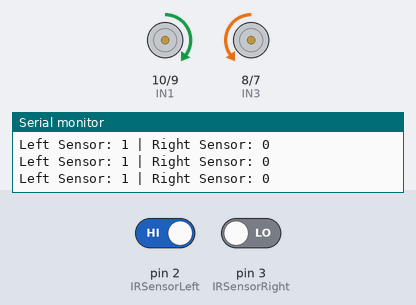
This sketch was run on a simulated Arduino Uno, built with avr-gcc and run on an emulated ATmega328P. Parts: motor-driver pin pairs drawn as motors (green arrow = first pin HIGH = forward, orange = second pin HIGH = backward, longer = more drive, scaled by the enable pin), the last lines printed to the serial monitor. The test bench sets the inputs (shaded band); at power-on: pin 2 (IRSensorLeft) HIGH, pin 3 (IRSensorRight) LOW.

Above: at 1.2 s.
1.3 s: pin 2 (IRSensorLeft) driven LOW
At 1.9 s:
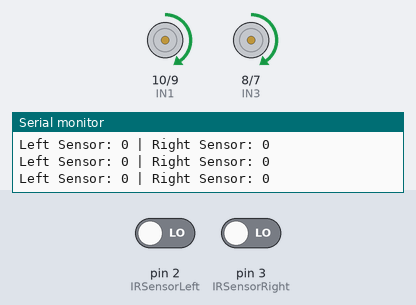
2.8 s: pin 3 (IRSensorRight) driven HIGH
At 3.2 s:
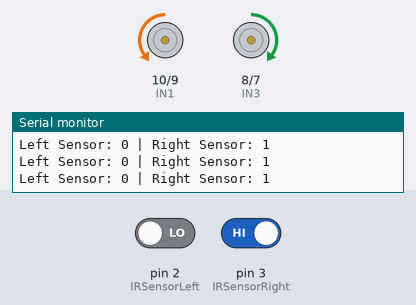
4.3 s: pin 2 (IRSensorLeft) driven HIGH
At 4.6 s:
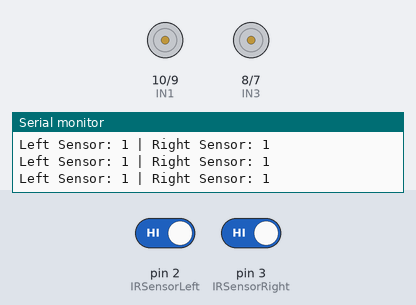
5.8 s: pin 3 (IRSensorRight) driven LOW
At 7.2 s:
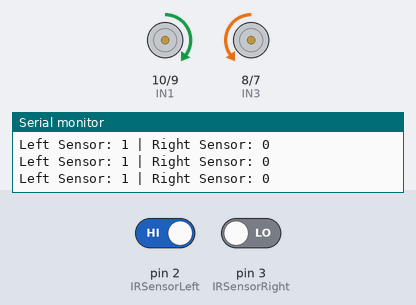
Timing chart, 0 to 8.3 s (numbered marks = the images above; inputs shaded):
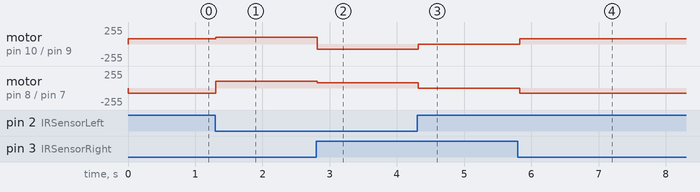

The sketch:

LineFollowerCode.ino
```cpp
// Motor A
const int ENA = 11; // PWM pin for Motor A
const int IN1 = 10;  // IN1 pin for Motor A
const int IN2 = 9;  // IN2 pin for Motor A
#define s 100//base speed
#define t 80//turning speed


// Motor B
const int ENB = 6; // PWM pin for Motor B
const int IN3 = 8;  // IN3 pin for Motor B
const int IN4 = 7;  // IN4 pin for Motor B

// IR Sensors
const int IRSensorLeft = 2;   // Left IR sensor
const int IRSensorRight = 3;  // Right IR sensor

void setup() {
  // Set motor pins as outputs
  pinMode(ENA, OUTPUT);
  pinMode(IN1, OUTPUT);
  pinMode(IN2, OUTPUT);
  pinMode(ENB, OUTPUT);
  pinMode(IN3, OUTPUT);
  pinMode(IN4, OUTPUT);

  // Set sensor pins as inputs
  pinMode(IRSensorLeft, INPUT);
  pinMode(IRSensorRight, INPUT);

  // Initialize serial communication for debugging
  Serial.begin(9600);
}

void loop() {
  bool leftSensor = digitalRead(IRSensorLeft);
  bool rightSensor = digitalRead(IRSensorRight);

  // Print sensor values
  Serial.print("Left Sensor: ");
  Serial.print(leftSensor);
  Serial.print(" | Right Sensor: ");
  Serial.println(rightSensor);

  // Forward movement
  if (leftSensor == LOW && rightSensor == LOW) {
    moveForward();
  }
  // Turn right
  else if (leftSensor == LOW && rightSensor == HIGH) {
    turnRight();
  }
  // Turn left
  else if (leftSensor == HIGH && rightSensor == LOW) {
    turnLeft();
  }
  // Stop
  else {
    stopMotors();
  }

  delay(100); // Add a short delay to make the print readable
}

void moveForward() {
  digitalWrite(IN1, HIGH);
  digitalWrite(IN2, LOW);
  analogWrite(ENA, s); // Adjust speed here

  digitalWrite(IN3, HIGH);
  digitalWrite(IN4, LOW);
  analogWrite(ENB, s); // Adjust speed here
}

void turnRight() {
  digitalWrite(IN1, LOW);
  digitalWrite(IN2, HIGH);
  analogWrite(ENA, t); // Adjust speed here

  digitalWrite(IN3, HIGH);
  digitalWrite(IN4, LOW);
  analogWrite(ENB, t); // Adjust speed here
}

void turnLeft() {
  digitalWrite(IN1, HIGH);
  digitalWrite(IN2, LOW);
  analogWrite(ENA, t); // Adjust speed here

  digitalWrite(IN3, LOW);
  digitalWrite(IN4, HIGH);
  analogWrite(ENB, t); // Adjust speed here
}

void stopMotors() {
  digitalWrite(IN1, LOW);
  digitalWrite(IN2, LOW);
  analogWrite(ENA, 0); // Stop motor

  digitalWrite(IN3, LOW);
  digitalWrite(IN4, LOW);
  analogWrite(ENB, 0); // Stop motor
}
```

Measured:
- after the input at 1.3 s, motor on pin 10 (IN1) / pin 9 (IN2): forward 80/255 → forward 100/255 at once; motor on pin 8 (IN3) / pin 7 (IN4): backward 80/255 → forward 100/255 at once
- after the input at 2.8 s, motor on pin 10 (IN1) / pin 9 (IN2): forward 100/255 → backward 80/255 at once; motor on pin 8 (IN3) / pin 7 (IN4): forward 100/255 → forward 80/255 at once
- after the input at 4.3 s, motor on pin 10 (IN1) / pin 9 (IN2): backward 80/255 → stopped at once; motor on pin 8 (IN3) / pin 7 (IN4): forward 80/255 → stopped at once
- after the input at 5.8 s, motor on pin 10 (IN1) / pin 9 (IN2): stopped → forward 80/255 at once; motor on pin 8 (IN3) / pin 7 (IN4): stopped → backward 80/255 at once
